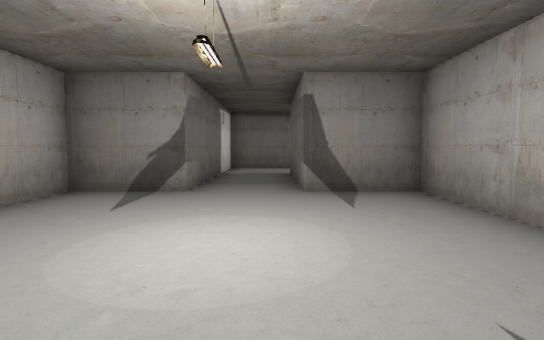
view 1 (above)

24 first-person views from a walk through a scene from a Unity 3-D project. The camera is 1.5 m above the floor, tilts 4° down and sees 80° across. The floor is counted in squares, 2 m on a side. Each view is taken from the middle of a square. On the plan, view 1 faces up. The plan holds only what a view shows up to about 11 squares ahead; the rest is blank. The place goes on beyond the plan. Door leaves are left out, so doorways stand open. Some surface patterns are stand-ins.

view 2
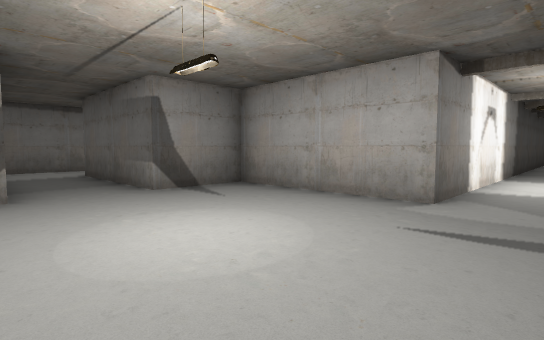

view 3
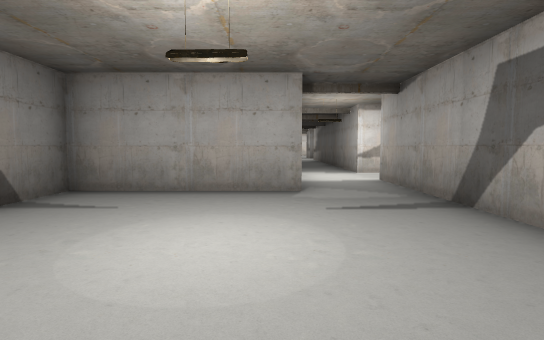

view 4
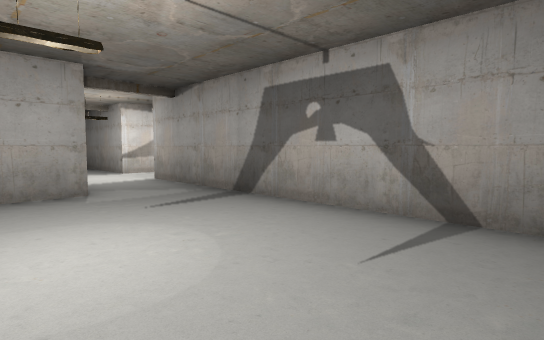

view 5
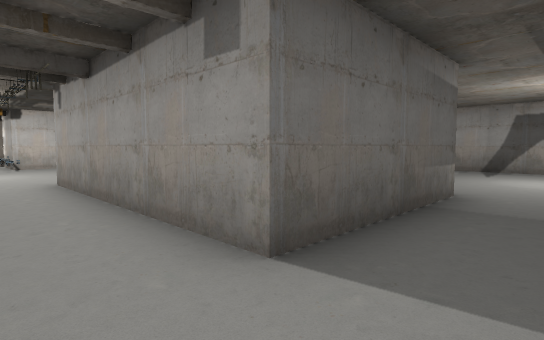

view 6
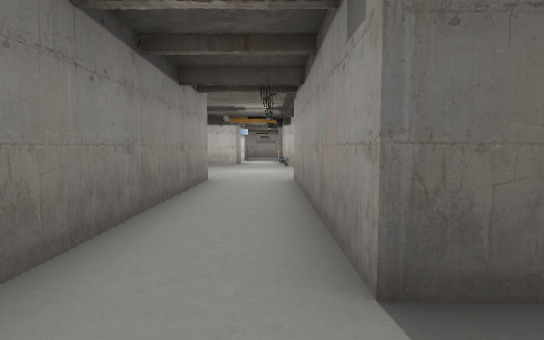

view 7
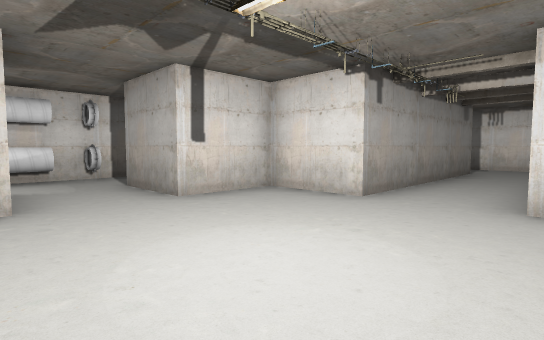

view 8
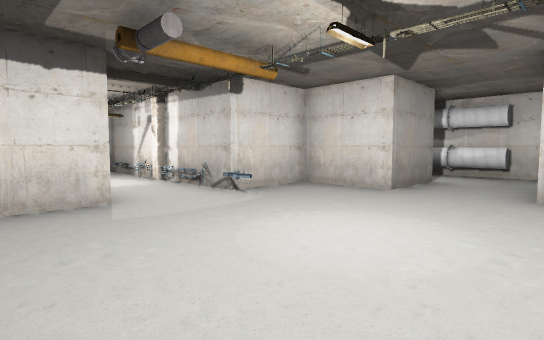

view 9
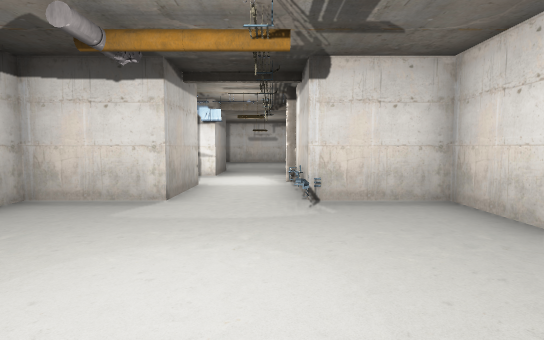

view 10
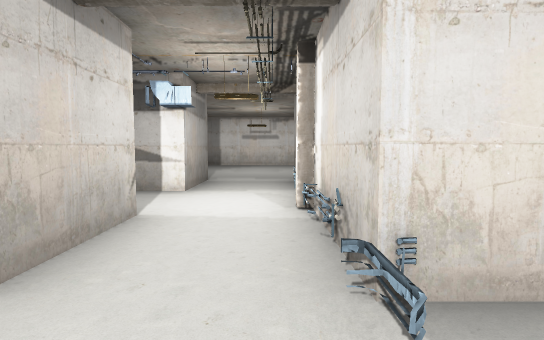

view 11
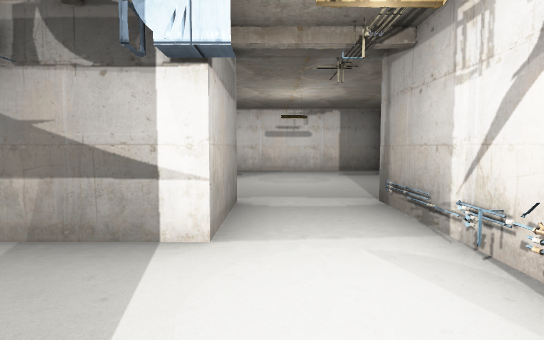

view 12
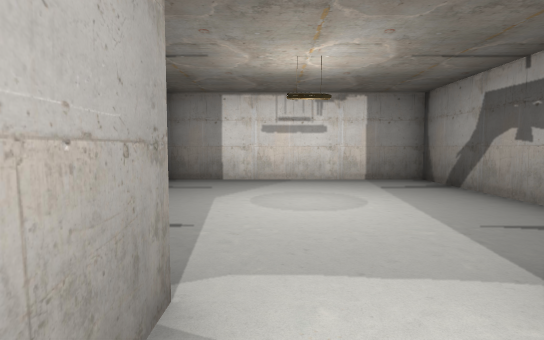

view 13
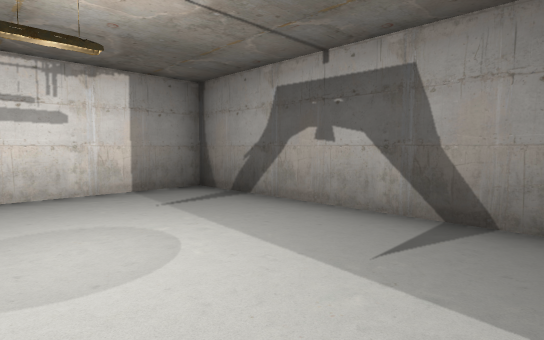

view 14
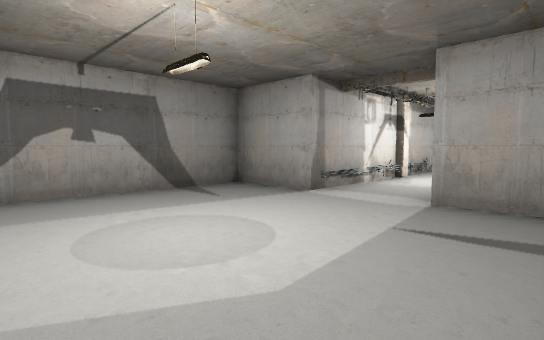

view 15
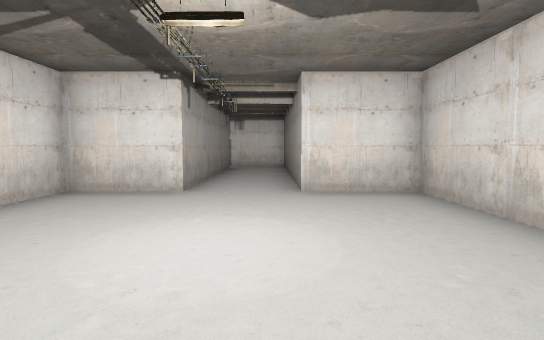

view 16
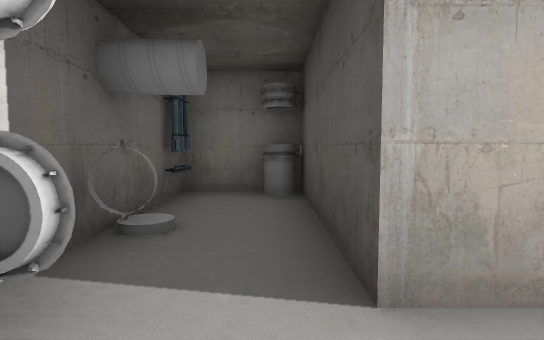

view 17
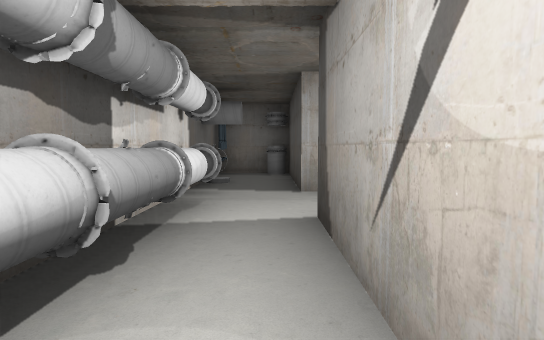

view 18
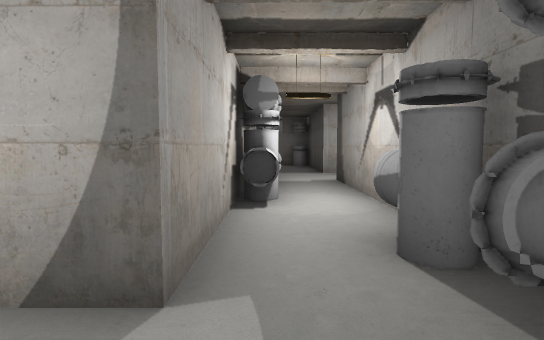

view 19
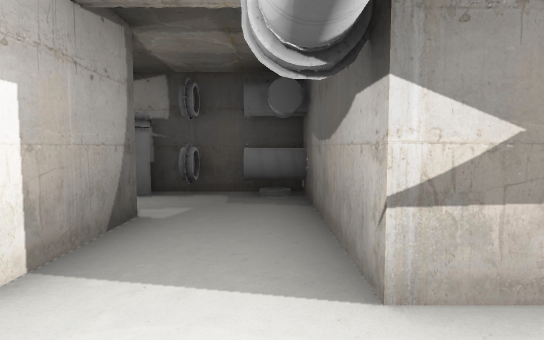

view 20
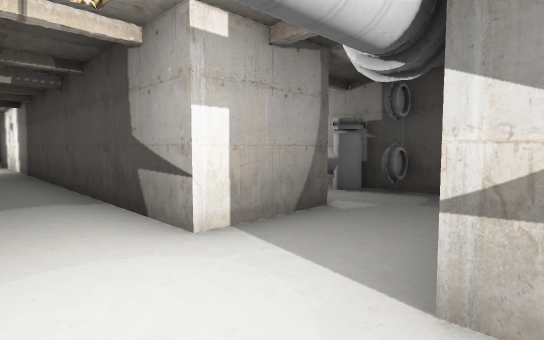

view 21
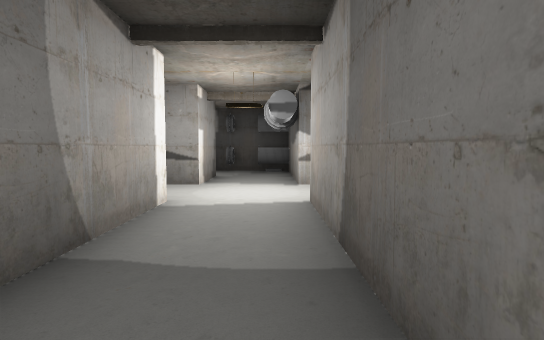

view 22
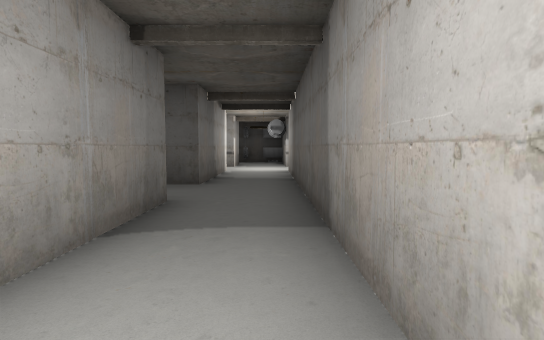

view 23
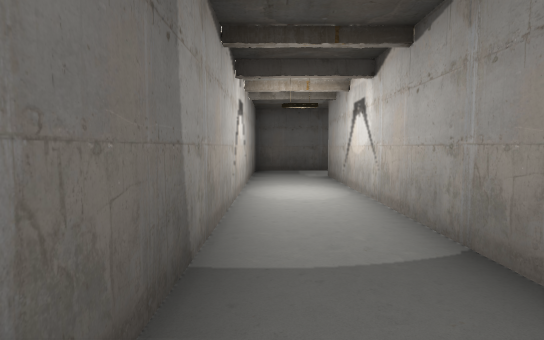

view 24
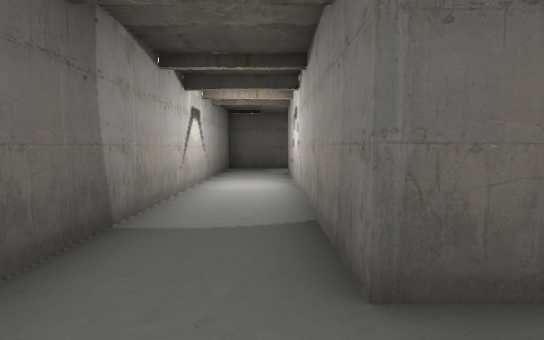

### Floor plan
Ten units are one square. View 1 is at (0, 0); x grows to the right and y downward. Boxes are objects, and circles mark ways between rooms. Rooms are numbered by the first view taken in them; rooms with no view inside come last. Other rooms are left out.
<svg viewBox="-40 -140 290 310">
<path fill="none" stroke="#000" d="M45 -15 25 -15 25 -55 5 -55 5 -95 65 -95M-15 -110 -15 -55 -35 -55 -35 -40M-28 5 46 5M65 -115 -10 -115M134 -95 185 -95M146 -115 125 -115 125 -135 121 -135M105 -75 125 -75 125 -86M71 -135 65 -135 65 -115M65 -95 65 -75 85 -75M185 -115 165 -115 165 -133M185 -95 185 -75 245 -75 245 -135M185 -126 185 -115M85 -75 85 -55 45 -55 45 -35 165 -35 165 -15M185 -15 185 -55 105 -55 105 -75M165 65 165 145M165 5 165 45M165 -15 45 -15M194 -15 185 -15M65 5 91 5M161 165 185 165 185 5"/>
<rect x="115" y="-105" width="10" height="10" fill="#bbb"><title>other object</title></rect>
<rect x="125" y="-95" width="10" height="10" fill="#bbb"><title>other object</title></rect>
<rect x="125" y="-105" width="10" height="10" fill="#bbb"><title>other object</title></rect>
<rect x="155" y="-105" width="10" height="10" fill="#bbb"><title>other object</title></rect>
<rect x="165" y="-105" width="10" height="10" fill="#bbb"><title>other object</title></rect>
<rect x="45" y="-45" width="10" height="10" fill="#bbb"><title>other object</title></rect>
<rect x="45" y="-55" width="10" height="10" fill="#bbb"><title>other object</title></rect>
<rect x="65" y="-45" width="20" height="10" fill="#bbb"><title>other object</title></rect>
<rect x="85" y="-45" width="10" height="10" fill="#bbb"><title>other object</title></rect>
<rect x="95" y="-45" width="10" height="10" fill="#bbb"><title>other object</title></rect>
<rect x="105" y="-45" width="10" height="10" fill="#bbb"><title>other object</title></rect>
<rect x="115" y="-45" width="10" height="10" fill="#bbb"><title>other object</title></rect>
<rect x="125" y="-45" width="10" height="10" fill="#bbb"><title>other object</title></rect>
<rect x="155" y="-55" width="10" height="10" fill="#bbb"><title>other object</title></rect>
<rect x="165" y="-55" width="10" height="10" fill="#bbb"><title>other object</title></rect>
<rect x="175" y="-55" width="10" height="10" fill="#bbb"><title>other object</title></rect>
<circle cx="65" cy="-105" r="3" fill="#2a7"/>
<circle cx="35" cy="-5" r="3" fill="#2a7"/>
<circle cx="175" cy="-105" r="3" fill="#2a7"/>
<circle cx="95" cy="-75" r="3" fill="#2a7"/>
<circle cx="175" cy="-25" r="3" fill="#2a7"/>
<text x="10" y="-50">1</text>
<text x="120" y="-110">2</text>
<text x="210" y="-110">3</text>
<text x="120" y="-40">4</text>
<text x="170" y="40">5</text>
</svg>
Room 1 opens to room 2. Room 1 opens to room 5. Room 2 opens to room 3. Room 2 opens to room 4. Room 4 opens to room 5.

Where each view was taken, in squares from view 1:
view 1: 0 up, 0 right, facing up
view 2: 0 up, 2 left, facing up-right
view 3: 2 up, 3 left, facing right
view 4: 3 up, 3 left, facing down-right
view 5: 11 up, 1 left, facing down-right
view 6: 10 up, 1 left, facing right
view 7: 12 up, 11 right, facing down-left
view 8: 13 up, 8 right, facing down-right
view 9: 10 up, 8 right, facing right
view 10: 10 up, 11 right, facing right
view 11: 11 up, 14 right, facing right
view 12: 11 up, 17 right, facing right
view 13: 11 up, 19 right, facing down-right
view 14: 13 up, 23 right, facing down-left
view 15: 11 up, 12 right, facing left
view 16: 5 up, 10 right, facing left
view 17: 5 up, 14 right, facing left
view 18: 4 up, 18 right, facing left
view 19: 0 up, 18 right, facing up
view 20: 0 up, 19 right, facing up-left
view 21: 5 down, 18 right, facing up
view 22: 11 down, 18 right, facing up
view 23: 6 down, 18 right, facing down
view 24: 5 down, 17 right, facing down
